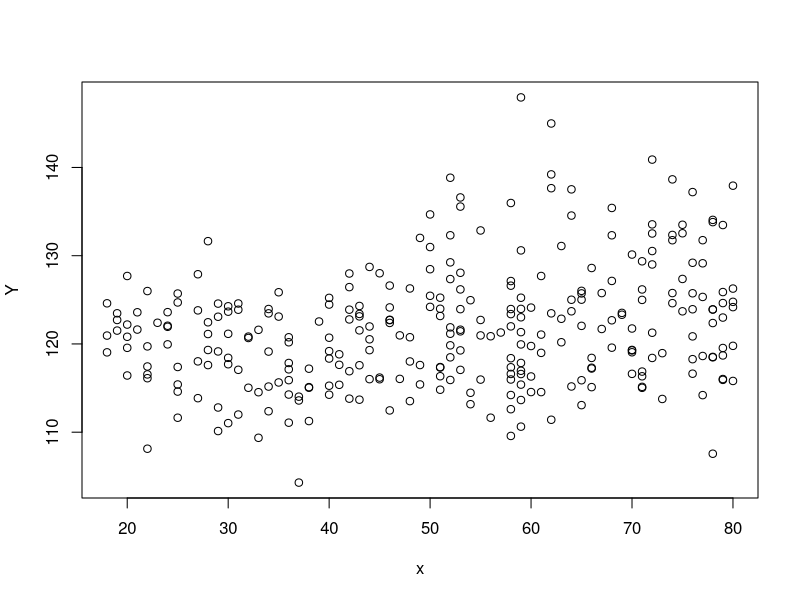
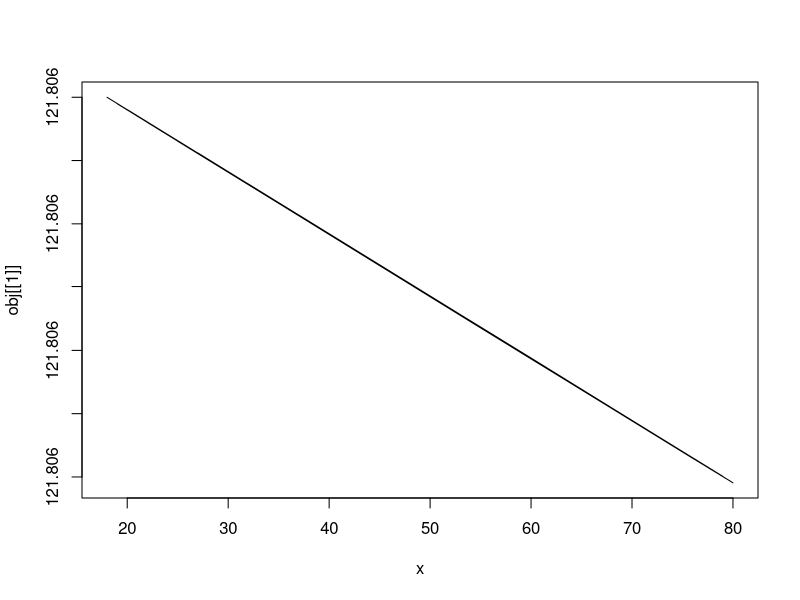
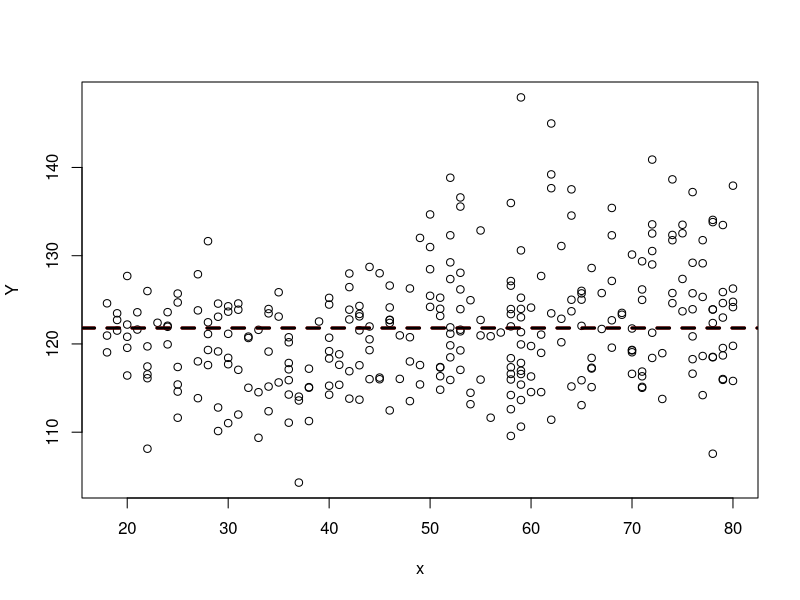

Write R code to recreate these figures, in order.
#### data ####
data <- read.csv('fake_diabetes_data.csv')
x <- data[, 'age']
Y <- data[, 'sbp']

plot(x, Y)

mod_compare <- lm(Y ~ x)
anova(mod_compare)
summary(mod_compare)


## funções analíticas ## 
beta_estimate <- function(x, Y){
  num <- sum(x - mean(x)) * sum(Y)
  den <- sum((x - mean(x)) ^ 2)
  beta_1 <- num/den
  beta_0 <- mean(Y) - beta_1 * mean(x)
  
  return(c(beta_0, beta_1))
}

## função variâncias ##
get_vars <- function(x, Y){
  n <- length(x)
  betas <- beta_estimate(x, Y)
  SSE <- sum((Y - (betas[1] + betas[2]*x))^2)
  MSE <- SSE/(n-length(betas))
  return(c(SSE, MSE))
}

## função erros betas ##
beta_error <- function(x, Y){
  n <- length(x)
  betas <- beta_estimate(x, Y)
  var <- get_vars(x, Y)
  beta0_var <- var[2] * (1/n + (mean(x)^2)/(sum((x - mean(x)) ^2)))
  beta1_var <- var[2]/(sum((x - mean(x)) ^2))
  return(c(beta0_var, beta1_var))
}

## fitted, predicted
fit_pred <- function(x, Y){
  alpha <- 0.05
  
  n <- length(x)
  betas <- beta_estimate(x, Y)
  var <- get_vars(x, Y)
  
  fitted <- betas[1] + betas[2]*x
  predic_low <- c()
  predic_high <- c()
  fitted_v <- c() 
  fit_low <- c()
  fit_high <- c()
  q <-qt(1-alpha/2, n-2)
  s_xx <- sum((x-mean(x))^2)
  for(i in 1:n){
    fitted_v[i] <- betas[1] + betas[2] * x[i]
    
    predic_low[i] <- fitted_v[i] - q * sqrt(var[2] * (1/n + (((x[i] - mean(x))^2)/(s_xx))))
    predic_high[i] <- fitted_v[i] + q * sqrt(var[2] * (1/n + (((x[i] - mean(x))^2)/(s_xx))))
    
    
    fit_low[i] <- fitted_v[i] - q * sqrt(1 + var[2] * (1/n + (((x[i] - mean(x))^2)/(s_xx))))
    fit_high[i] <- fitted_v[i] +  q * sqrt(1 + var[2] * (1/n + (((x[i] - mean(x))^2)/(s_xx))))
    
  }
  return(list(fitted_v, predic_low, predic_high, fit_low, fit_high))
}

obj <- fit_pred(x, Y)


plot(x, obj[[1]], type = 'l')
points(x, obj[[2]])
points(x, obj[[3]])

## intervalos beta ##
get_IC_beta <- function(x, Y){
  alpha <- 0.05
  n <- length(x)
  betas <- beta_estimate(x, Y)
  sd <- sqrt(beta_error(x, Y))
  amp_beta0 <- qt(1-alpha/2, n-2) * sd[1]
  amp_beta1 <- qt(1-alpha/2, n-2) * sd[2]
  cat('Beta 0 (', betas[1]-amp_beta0, ',', betas[1] + amp_beta0, ')', '\n')
  cat('Beta 1 (', betas[2]-amp_beta1, ',', betas[2] + amp_beta1, ')')
}

## wald test ##
wald_test <- function(x, Y){
  n <- length(x)
  betas <- beta_estimate(x, Y)
  sd <- sqrt(beta_error(x, Y))
  
  beta0_stat <- (betas[1] - 0)/sd[1]
  beta1_stat <- (betas[2] - 0)/sd[2]
  
  p0 <- pt(abs(beta0_stat), n-2, lower.tail = F)
  p1 <- pt(abs(beta1_stat), n-2, lower.tail = F) 
  
  return(c(round(beta0_stat, 2), round(beta1_stat, 2)))
}

get_IC_beta(x, Y)
wald_test(x, Y)
confint(mod_compare)


betas <- beta_estimate(x, Y)
var <- get_vars(x, Y)

# y = a + bx
plot(x, Y)
abline(a = betas[1], b = betas[2], col = 'red', lty = 2, lwd = 3)
abline(h = mean(Y), lty  = 2, lwd = 3)
